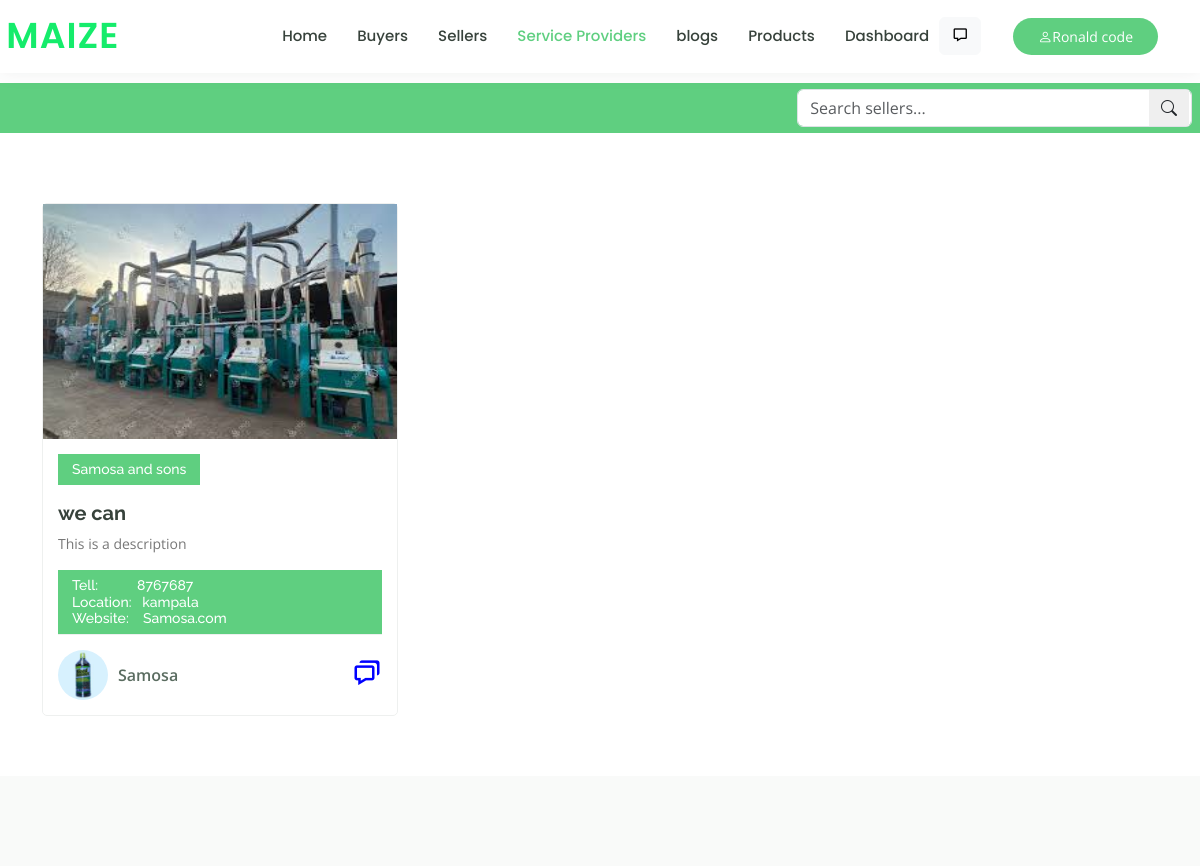
Screenshot of /services.php (signed in) with the database file from the repository.
### tables this page shows
CREATE TABLE `users` (
  `id` int(11) NOT NULL,
  `name` varchar(500) DEFAULT NULL,
  `email` varchar(100) DEFAULT NULL,
  `password` varchar(500) DEFAULT NULL,
  `role` varchar(100) DEFAULT 'buyer',
  `image` varchar(200) DEFAULT NULL,
  `company` varchar(200) DEFAULT NULL,
  `description` varchar(1000) DEFAULT NULL,
  `logo` varchar(100) DEFAULT NULL,
  `motto` varchar(1000) DEFAULT NULL,
  `website` varchar(1000) DEFAULT NULL,
  `contact` int(11) DEFAULT NULL,
  `location` varchar(1000) DEFAULT NULL,
  `dateAdded` datetime DEFAULT current_timestamp(),
  `admin` tinyint(1) DEFAULT 0
);

### services.php (the view, shortened to what this page needs)
<?php include './header.php'?>
<?php
  include './dbinit.php';
  $sql="SELECT * FROM users WHERE role='service provider'";
  $results =mysqli_query($conn,$sql);
  $users=mysqli_fetch_all($results,MYSQLI_ASSOC);
  $value='';
?>
  <main id="main" data-aos="fade-in">
  <div class="w-100" style="height:10px"></div>
    <div class="breadcrumbs d-flex align-items-center p-2 " style=" top: 0; height:50px;margin-bottom:10px;">
          <div class="d-flex align-items-center justify-content-end" style="flex:1">
            <div class="col-lg-4" style="position: relative;">
                <form action="" method="get">
                  <input type="search" name='value'  name='value' value='<?php echo $value ?>' style="outline: none;" autocomplete="off" class="form-control" name="search" placeholder="Search sellers...">
                  <button name='search' type='submit' value="search"   style="position: absolute; top: 1px; color: blue; right: 3px; cursor: pointer; padding: 0px; border: 0; "><span class="bi bi-search btn rounded  border-0"></span> </button>
                </form>
            </div>
          </div>
      </div>
    <section id="courses" class="courses">
      <div class="container" data-aos="fade-up"><?php echo count($users)<1?'<p class="w-100 text-center">no service providers yet</p>':''  ?>
        <div class="row" data-aos="zoom-in" data-aos-delay="100">
        <?php  foreach ($users as $user) {?>
          <div class="col-lg-4 col-md-6 col-sm-12 d-flex align-items-stretch" >
            <div class="course-item w-100">
              <img src="imgs/<?php echo $user['image']  ?>"style="width:100%; height:235px;" class="img-fluid" alt="...">
              <div class="course-content">
                <div class="d-flex justify-content-between align-items-center mb-3">
                  <h4><?php echo $user['company']  ?></h4>
                </div>
                <h3><a href="course-details.html"><?php echo $user['motto']  ?></a></h3>
                <p><?php echo $user['description']  ?></p>
                <h4>
                  Tell:&nbsp;&nbsp;&nbsp;&nbsp;&nbsp;&nbsp;&nbsp;&nbsp;&nbsp;&nbsp; <span><?php echo $user['contact']  ?></span><br>
                  Location: &nbsp;&nbsp;<span><?php echo $user['location']  ?></span><br>
                  Website:&nbsp;&nbsp;&nbsp; <a href="http://<?php echo $user['website']  ?>" style="color:white;"><span><?php echo $user['website']  ?></span></a>
                </h4>
                <div class="trainer d-flex justify-content-between align-items-center">
                  <div class="trainer-profile d-flex align-items-center">
                    <img src="logos/<?php echo $user['logo']  ?>" class="img-fluid" alt="">
                    <span><?php echo $user['name']  ?></span>
                  </div>
                  <div class="trainer-rank d-flex align-items-center">
                     <?php if (count($_SESSION)>0 && $_SESSION['id']!=$user['id']) {?>
                      <a href="chat.php?id=<?php echo $user['id']  ?>"><i style="color:blue; font-size: 30px;" title="message" class="bx bx-chat"></i></a>  <?php }?>
                  </div>
                </div>
              </div>
            </div>
          </div>
        <?php } ?>
        </div>
      </div>
    </section>
  </main>
  <?php include './footer.php'?>

### assets/css/style.css (style rules this page uses)
body { font-family: "Open Sans", sans-serif; color: #444444; }
a { color: #5fcf80; text-decoration: none; }
h1, h2, h3, h4, h5, h6 { font-family: "Raleway", sans-serif; }
section { padding: 60px 0; overflow: hidden; }
.breadcrumbs { margin-top: 73px; text-align: center; background: #5fcf80; padding: 30px 0; color: #fff; }
.courses .course-item { border-radius: 5px; border: 1px solid #eef0ef; }
.courses .course-content { padding: 15px; }
.courses .course-content h3 { font-weight: 700; font-size: 20px; }
.courses .course-content h3 a { color: #37423b; transition: 0.3s; }
.courses .course-content p { font-size: 14px; color: #777777; }
.courses .course-content h4 { font-size: 14px; background: #5fcf80; padding: 7px 14px; color: #fff; margin: 0; }
.courses .trainer { padding-top: 15px; border-top: 1px solid #eef0ef; }
.courses .trainer .trainer-profile img { max-width: 50px; border-radius: 50px; }
.courses .trainer .trainer-profile span { padding-left: 10px; font-weight: 600; font-size: 16px; color: #5a6c60; }
.courses .trainer .trainer-rank { font-size: 18px; color: #657a6d; }

### rows the page displays
users: image (picture), company "Samosa and sons", motto "we can", description "This is a description", contact "8767687", location "kampala", website "Samosa.com", logo (picture), name "Samosa"

### other values shown
$language['home'] "Home"
$language['buyers'] "Buyers"
$language['sellers'] "Sellers"
$language['services'] "Service Providers"
$language['blogs'] "blogs"
$language['products'] "Products"
$_SESSION['userName'] "Ronald code"
